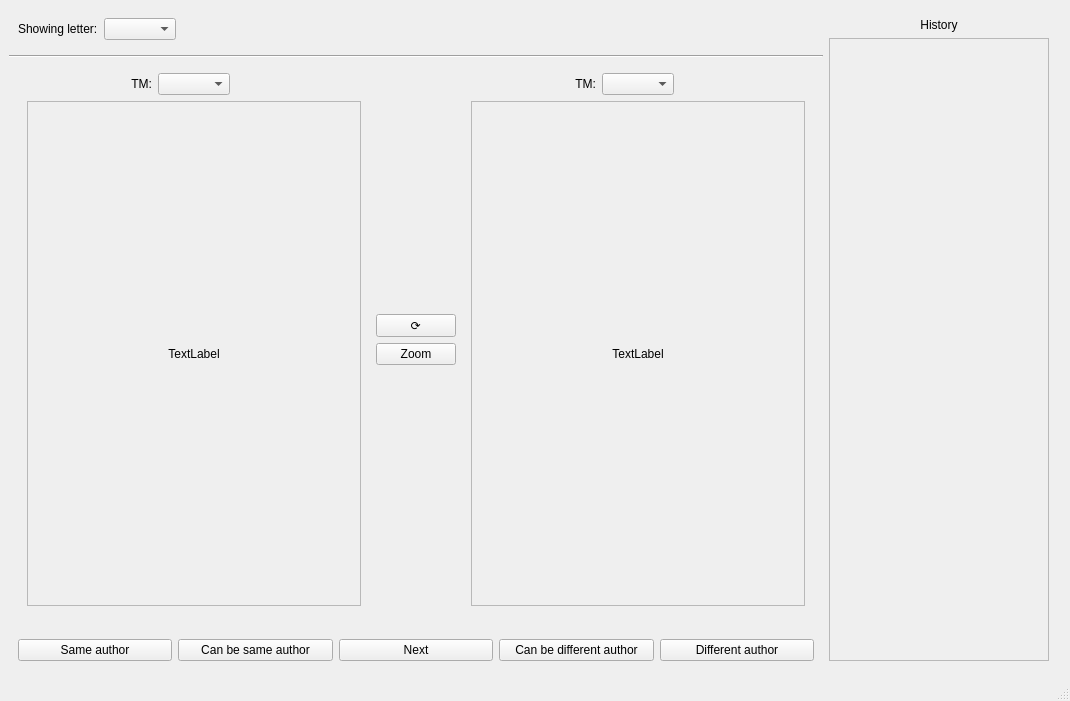
<?xml version="1.0" encoding="UTF-8"?>
<ui version="4.0">
 <class>Application</class>
 <widget class="QMainWindow" name="Application">
  <property name="geometry">
   <rect>
    <x>0</x>
    <y>0</y>
    <width>1070</width>
    <height>701</height>
   </rect>
  </property>
  <property name="minimumSize">
   <size>
    <width>0</width>
    <height>0</height>
   </size>
  </property>
  <property name="windowTitle">
   <string>Application</string>
  </property>
  <widget class="QWidget" name="centralwidget">
   <layout class="QGridLayout" name="gridLayout">
    <item row="0" column="0">
     <widget class="QWidget" name="tools" native="true">
      <property name="sizePolicy">
       <sizepolicy hsizetype="Preferred" vsizetype="Fixed">
        <horstretch>0</horstretch>
        <verstretch>0</verstretch>
       </sizepolicy>
      </property>
      <property name="minimumSize">
       <size>
        <width>0</width>
        <height>20</height>
       </size>
      </property>
      <layout class="QHBoxLayout" name="horizontalLayout">
       <item>
        <widget class="QLabel" name="label_4">
         <property name="sizePolicy">
          <sizepolicy hsizetype="Fixed" vsizetype="Preferred">
           <horstretch>0</horstretch>
           <verstretch>0</verstretch>
          </sizepolicy>
         </property>
         <property name="text">
          <string>Showing letter:</string>
         </property>
        </widget>
       </item>
       <item>
        <widget class="QComboBox" name="letters_select">
         <property name="sizePolicy">
          <sizepolicy hsizetype="Fixed" vsizetype="Fixed">
           <horstretch>0</horstretch>
           <verstretch>0</verstretch>
          </sizepolicy>
         </property>
        </widget>
       </item>
       <item>
        <widget class="QWidget" name="widget_11" native="true"/>
       </item>
      </layout>
     </widget>
    </item>
    <item row="0" column="1" rowspan="4">
     <widget class="QWidget" name="history_area" native="true">
      <property name="sizePolicy">
       <sizepolicy hsizetype="Preferred" vsizetype="Preferred">
        <horstretch>2</horstretch>
        <verstretch>0</verstretch>
       </sizepolicy>
      </property>
      <layout class="QVBoxLayout" name="verticalLayout_2">
       <property name="leftMargin">
        <number>0</number>
       </property>
       <property name="rightMargin">
        <number>12</number>
       </property>
       <item>
        <widget class="QLabel" name="label">
         <property name="sizePolicy">
          <sizepolicy hsizetype="Preferred" vsizetype="Fixed">
           <horstretch>0</horstretch>
           <verstretch>0</verstretch>
          </sizepolicy>
         </property>
         <property name="text">
          <string>History</string>
         </property>
         <property name="alignment">
          <set>Qt::AlignCenter</set>
         </property>
        </widget>
       </item>
       <item>
        <widget class="QFrame" name="frame_3">
         <property name="frameShape">
          <enum>QFrame::StyledPanel</enum>
         </property>
         <property name="frameShadow">
          <enum>QFrame::Raised</enum>
         </property>
         <layout class="QVBoxLayout" name="verticalLayout_8" stretch="0">
          <property name="leftMargin">
           <number>0</number>
          </property>
          <property name="topMargin">
           <number>0</number>
          </property>
          <property name="rightMargin">
           <number>0</number>
          </property>
          <property name="bottomMargin">
           <number>0</number>
          </property>
          <item>
           <widget class="QWidget" name="widget_3" native="true"/>
          </item>
         </layout>
        </widget>
       </item>
      </layout>
     </widget>
    </item>
    <item row="2" column="0" rowspan="2">
     <widget class="QWidget" name="main_view" native="true">
      <property name="sizePolicy">
       <sizepolicy hsizetype="Preferred" vsizetype="Preferred">
        <horstretch>7</horstretch>
        <verstretch>0</verstretch>
       </sizepolicy>
      </property>
      <layout class="QVBoxLayout" name="verticalLayout_4">
       <property name="leftMargin">
        <number>0</number>
       </property>
       <property name="topMargin">
        <number>0</number>
       </property>
       <property name="rightMargin">
        <number>0</number>
       </property>
       <property name="bottomMargin">
        <number>0</number>
       </property>
       <item>
        <widget class="QWidget" name="widget" native="true">
         <property name="sizePolicy">
          <sizepolicy hsizetype="Preferred" vsizetype="Preferred">
           <horstretch>0</horstretch>
           <verstretch>9</verstretch>
          </sizepolicy>
         </property>
         <layout class="QHBoxLayout" name="horizontalLayout_3">
          <property name="topMargin">
           <number>0</number>
          </property>
          <item>
           <widget class="QWidget" name="first" native="true">
            <property name="sizePolicy">
             <sizepolicy hsizetype="Preferred" vsizetype="Preferred">
              <horstretch>6</horstretch>
              <verstretch>0</verstretch>
             </sizepolicy>
            </property>
            <layout class="QVBoxLayout" name="verticalLayout_5">
             <item>
              <widget class="QWidget" name="widget_4" native="true">
               <property name="sizePolicy">
                <sizepolicy hsizetype="Preferred" vsizetype="Fixed">
                 <horstretch>0</horstretch>
                 <verstretch>0</verstretch>
                </sizepolicy>
               </property>
               <layout class="QHBoxLayout" name="horizontalLayout_4">
                <property name="leftMargin">
                 <number>0</number>
                </property>
                <property name="topMargin">
                 <number>0</number>
                </property>
                <property name="rightMargin">
                 <number>0</number>
                </property>
                <property name="bottomMargin">
                 <number>0</number>
                </property>
                <item>
                 <widget class="QLabel" name="label_2">
                  <property name="text">
                   <string>TM:</string>
                  </property>
                  <property name="alignment">
                   <set>Qt::AlignRight|Qt::AlignTrailing|Qt::AlignVCenter</set>
                  </property>
                 </widget>
                </item>
                <item>
                 <widget class="QComboBox" name="first_tm">
                  <property name="sizePolicy">
                   <sizepolicy hsizetype="Fixed" vsizetype="Fixed">
                    <horstretch>0</horstretch>
                    <verstretch>0</verstretch>
                   </sizepolicy>
                  </property>
                 </widget>
                </item>
                <item>
                 <widget class="QWidget" name="widget_8" native="true"/>
                </item>
               </layout>
              </widget>
             </item>
             <item>
              <widget class="QFrame" name="frame">
               <property name="frameShape">
                <enum>QFrame::StyledPanel</enum>
               </property>
               <property name="frameShadow">
                <enum>QFrame::Raised</enum>
               </property>
               <layout class="QVBoxLayout" name="verticalLayout">
                <item>
                 <widget class="QLabel" name="image">
                  <property name="sizePolicy">
                   <sizepolicy hsizetype="Ignored" vsizetype="Ignored">
                    <horstretch>0</horstretch>
                    <verstretch>0</verstretch>
                   </sizepolicy>
                  </property>
                  <property name="text">
                   <string>TextLabel</string>
                  </property>
                  <property name="alignment">
                   <set>Qt::AlignCenter</set>
                  </property>
                 </widget>
                </item>
               </layout>
              </widget>
             </item>
            </layout>
           </widget>
          </item>
          <item>
           <widget class="QWidget" name="mid" native="true">
            <property name="sizePolicy">
             <sizepolicy hsizetype="Preferred" vsizetype="Preferred">
              <horstretch>1</horstretch>
              <verstretch>0</verstretch>
             </sizepolicy>
            </property>
            <layout class="QVBoxLayout" name="verticalLayout_3">
             <property name="leftMargin">
              <number>0</number>
             </property>
             <property name="topMargin">
              <number>0</number>
             </property>
             <property name="rightMargin">
              <number>0</number>
             </property>
             <property name="bottomMargin">
              <number>0</number>
             </property>
             <item>
              <widget class="QWidget" name="widget_7" native="true">
               <property name="sizePolicy">
                <sizepolicy hsizetype="Preferred" vsizetype="Preferred">
                 <horstretch>0</horstretch>
                 <verstretch>5</verstretch>
                </sizepolicy>
               </property>
              </widget>
             </item>
             <item>
              <widget class="QWidget" name="widget_5" native="true">
               <layout class="QVBoxLayout" name="verticalLayout_7">
                <property name="leftMargin">
                 <number>0</number>
                </property>
                <property name="rightMargin">
                 <number>0</number>
                </property>
                <item>
                 <widget class="QPushButton" name="pushButton_2">
                  <property name="sizePolicy">
                   <sizepolicy hsizetype="Minimum" vsizetype="Fixed">
                    <horstretch>0</horstretch>
                    <verstretch>0</verstretch>
                   </sizepolicy>
                  </property>
                  <property name="text">
                   <string>⟳</string>
                  </property>
                 </widget>
                </item>
                <item>
                 <widget class="QPushButton" name="pushButton">
                  <property name="sizePolicy">
                   <sizepolicy hsizetype="Preferred" vsizetype="Fixed">
                    <horstretch>0</horstretch>
                    <verstretch>0</verstretch>
                   </sizepolicy>
                  </property>
                  <property name="text">
                   <string>Zoom</string>
                  </property>
                 </widget>
                </item>
               </layout>
              </widget>
             </item>
             <item>
              <widget class="QWidget" name="widget_6" native="true">
               <property name="sizePolicy">
                <sizepolicy hsizetype="Preferred" vsizetype="Preferred">
                 <horstretch>0</horstretch>
                 <verstretch>5</verstretch>
                </sizepolicy>
               </property>
              </widget>
             </item>
            </layout>
           </widget>
          </item>
          <item>
           <widget class="QWidget" name="second" native="true">
            <property name="sizePolicy">
             <sizepolicy hsizetype="Preferred" vsizetype="Preferred">
              <horstretch>6</horstretch>
              <verstretch>0</verstretch>
             </sizepolicy>
            </property>
            <property name="styleSheet">
             <string notr="true"/>
            </property>
            <layout class="QVBoxLayout" name="verticalLayout_6">
             <item>
              <widget class="QWidget" name="widget_9" native="true">
               <property name="sizePolicy">
                <sizepolicy hsizetype="Preferred" vsizetype="Fixed">
                 <horstretch>0</horstretch>
                 <verstretch>0</verstretch>
                </sizepolicy>
               </property>
               <layout class="QHBoxLayout" name="horizontalLayout_5">
                <property name="leftMargin">
                 <number>0</number>
                </property>
                <property name="topMargin">
                 <number>0</number>
                </property>
                <property name="rightMargin">
                 <number>0</number>
                </property>
                <property name="bottomMargin">
                 <number>0</number>
                </property>
                <item>
                 <widget class="QLabel" name="label_3">
                  <property name="text">
                   <string>TM:</string>
                  </property>
                  <property name="alignment">
                   <set>Qt::AlignRight|Qt::AlignTrailing|Qt::AlignVCenter</set>
                  </property>
                 </widget>
                </item>
                <item>
                 <widget class="QComboBox" name="second_tm">
                  <property name="sizePolicy">
                   <sizepolicy hsizetype="Fixed" vsizetype="Fixed">
                    <horstretch>0</horstretch>
                    <verstretch>0</verstretch>
                   </sizepolicy>
                  </property>
                 </widget>
                </item>
                <item>
                 <widget class="QWidget" name="widget_10" native="true"/>
                </item>
               </layout>
              </widget>
             </item>
             <item>
              <widget class="QFrame" name="frame_2">
               <property name="frameShape">
                <enum>QFrame::StyledPanel</enum>
               </property>
               <property name="frameShadow">
                <enum>QFrame::Raised</enum>
               </property>
               <layout class="QVBoxLayout" name="verticalLayout_9">
                <item>
                 <widget class="QLabel" name="image_2">
                  <property name="sizePolicy">
                   <sizepolicy hsizetype="Ignored" vsizetype="Ignored">
                    <horstretch>0</horstretch>
                    <verstretch>0</verstretch>
                   </sizepolicy>
                  </property>
                  <property name="text">
                   <string>TextLabel</string>
                  </property>
                  <property name="alignment">
                   <set>Qt::AlignCenter</set>
                  </property>
                 </widget>
                </item>
               </layout>
              </widget>
             </item>
            </layout>
           </widget>
          </item>
         </layout>
        </widget>
       </item>
       <item>
        <widget class="QWidget" name="widget_2" native="true">
         <property name="sizePolicy">
          <sizepolicy hsizetype="Preferred" vsizetype="Fixed">
           <horstretch>0</horstretch>
           <verstretch>0</verstretch>
          </sizepolicy>
         </property>
         <property name="minimumSize">
          <size>
           <width>0</width>
           <height>0</height>
          </size>
         </property>
         <layout class="QHBoxLayout" name="horizontalLayout_2">
          <item>
           <widget class="QPushButton" name="same_author">
            <property name="text">
             <string>Same author</string>
            </property>
           </widget>
          </item>
          <item>
           <widget class="QPushButton" name="could_be_same_author">
            <property name="text">
             <string>Can be same author</string>
            </property>
           </widget>
          </item>
          <item>
           <widget class="QPushButton" name="not_sure">
            <property name="text">
             <string>Next</string>
            </property>
           </widget>
          </item>
          <item>
           <widget class="QPushButton" name="can_be_diff_author">
            <property name="text">
             <string>Can be different author</string>
            </property>
           </widget>
          </item>
          <item>
           <widget class="QPushButton" name="diff_author">
            <property name="text">
             <string>Different author</string>
            </property>
           </widget>
          </item>
         </layout>
        </widget>
       </item>
      </layout>
     </widget>
    </item>
    <item row="1" column="0">
     <widget class="Line" name="line">
      <property name="orientation">
       <enum>Qt::Horizontal</enum>
      </property>
     </widget>
    </item>
   </layout>
  </widget>
  <widget class="QMenuBar" name="menubar">
   <property name="geometry">
    <rect>
     <x>0</x>
     <y>0</y>
     <width>1070</width>
     <height>22</height>
    </rect>
   </property>
  </widget>
  <widget class="QStatusBar" name="statusbar"/>
 </widget>
 <resources/>
 <connections/>
</ui>
